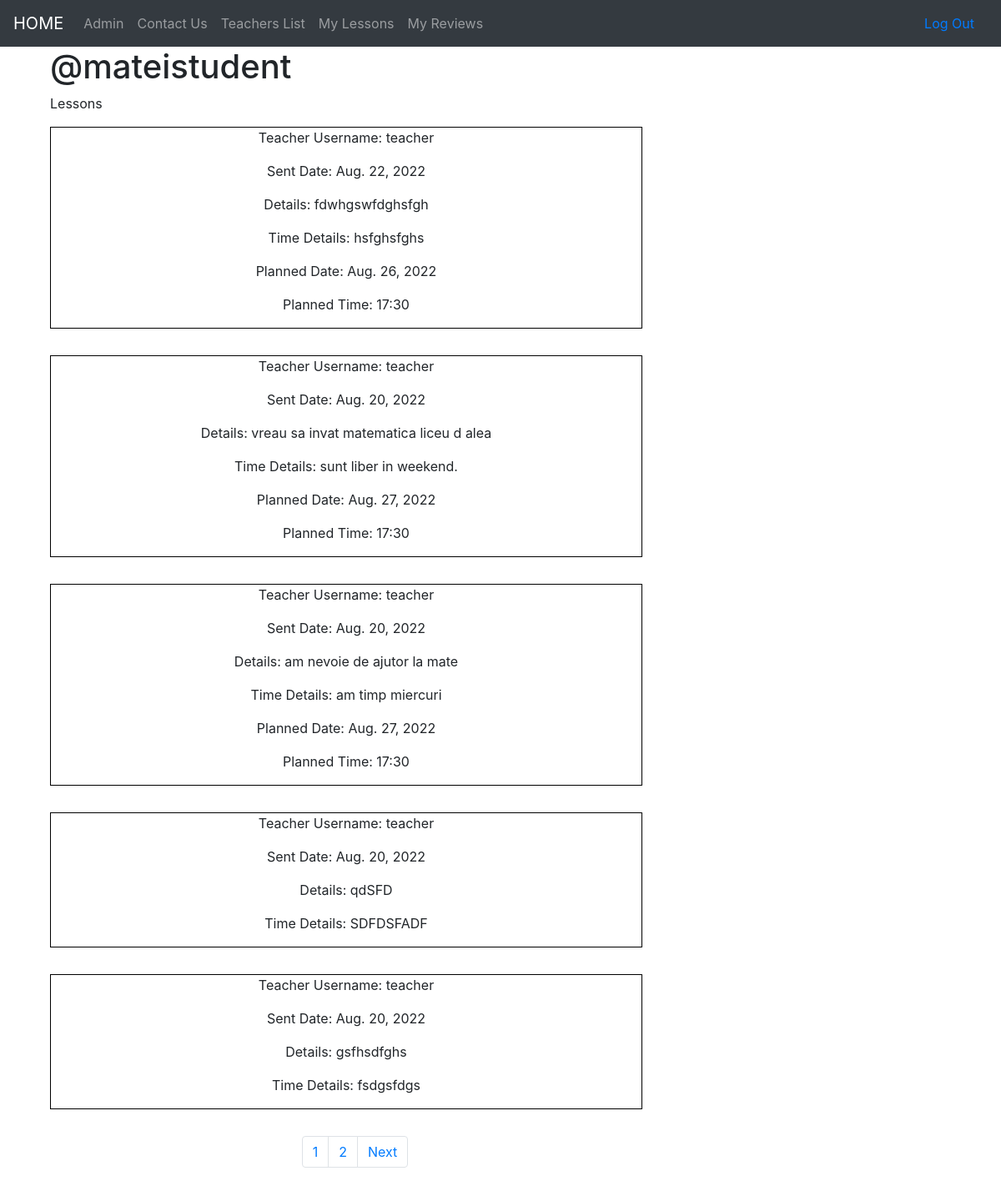
/lessons/s/8/ (signed in), run on an earlier commit of the app's database.
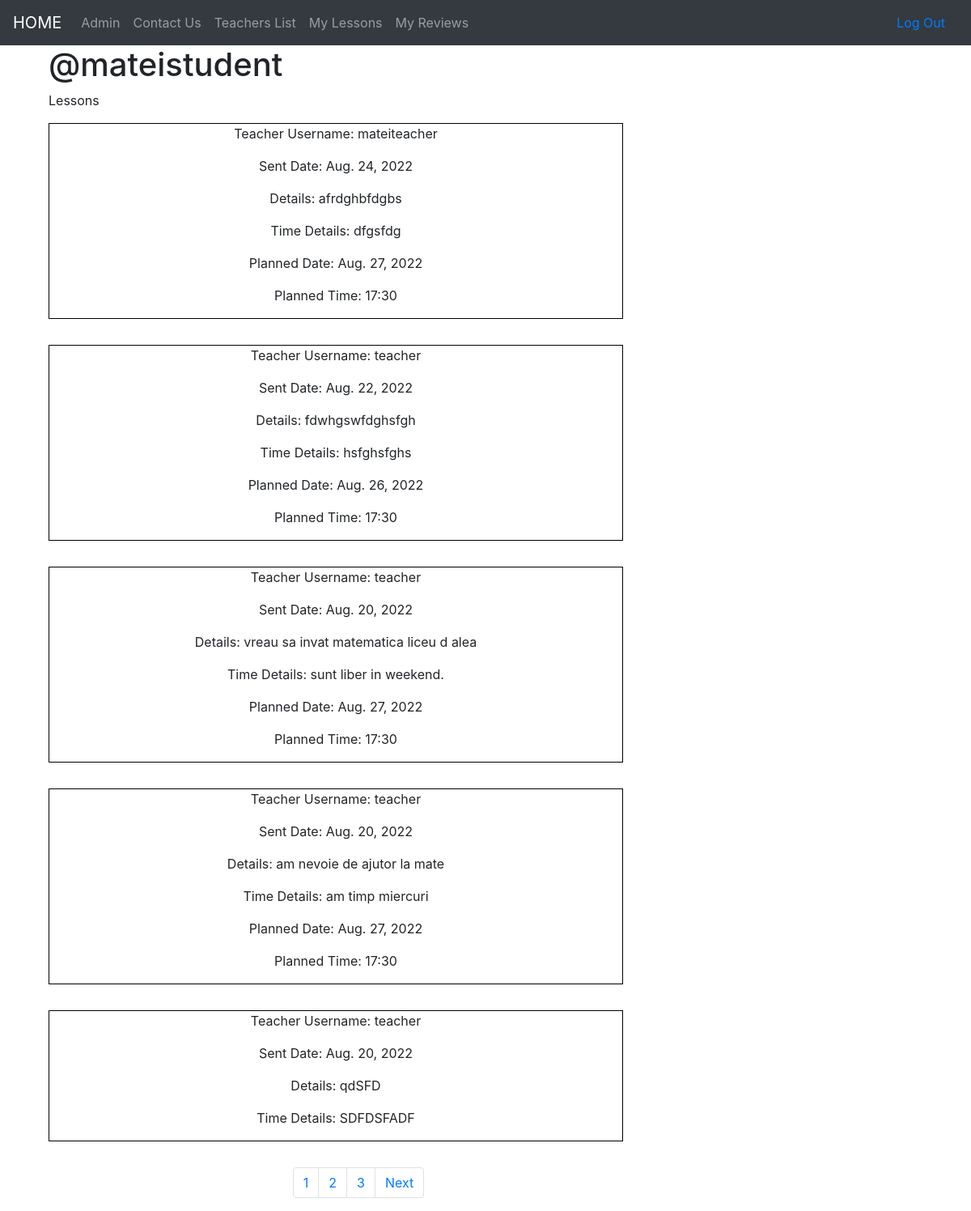
And on a later commit of the database.
### lessons/models.py (models this page shows, shortened)
class Lesson(models.Model):
    user = models.ForeignKey(User, on_delete=models.CASCADE)
    teacher = models.ForeignKey(Teacher, on_delete=models.CASCADE, null=True)
    sent_date = models.DateField(auto_now_add=True)
    accepted = models.BooleanField(default=False)
    planned_date = models.DateField(auto_now_add=False, null=True, blank=True)
    planned_time = models.CharField(max_length=164, null=True, blank=True)
    description = models.TextField()
    time_description = models.TextField(default="Sunt liber oricand.")
    class Meta:
        ordering = ["-sent_date"]

### accounts/models.py (models this page shows, shortened)
class Teacher(models.Model):
    user = models.OneToOneField(User, on_delete=models.CASCADE, primary_key=True)
    subject = models.ForeignKey(Subject, on_delete=models.SET_NULL, null=True)
    price = models.IntegerField(default=100)

class User(AbstractUser):
    phone_number = models.CharField(max_length=10,blank=False, validators=[phone_number_validator], unique=True)
    email = models.EmailField(unique=True)
    is_student = models.BooleanField(default=False)
    is_teacher = models.BooleanField(default=False)

### lessons/views.py (the view)
# urls.py: path('s/<int:pk>/', views.StudentLessons.as_view(), name='student_lessons'),
class StudentLessons(generic.ListView):
    model = Lesson
    template_name = 'lessons/student_lessons_list.html'
    paginate_by = 5
    def get_queryset(self):
        queryset = super(StudentLessons, self).get_queryset()
        queryset = queryset.filter(user=self.request.user)
        return queryset
    def get_context_data(self,**kwargs):
        context = super().get_context_data(**kwargs)
        context['user'] = self.request.user
        return context

### lessons/templates/lessons/student_lessons_list.html
{% extends "base.html" %}
{% block content %}
    <div class="col-md-4">
        <h1>@{{ user.username }}</h1>
        <p>Lessons</p>
    </div>
    <div class="col-md-8">
        {% for lesson in object_list  %}
            {% include "lessons/_student_lesson.html" %}
        {% endfor %}
        {% include "_pagination.html" %}
    </div>
{% endblock %}

### lessons/templates/lessons/_student_lesson.html
<div class="lessons_list_div">
    <p>Teacher Username: {{ lesson.teacher.user.username }}</p>
    <p>Sent Date: {{ lesson.sent_date }}</p>
    <p>Details: {{ lesson.description }}</p>
    <p>Time Details: {{ lesson.time_description }}</p>
    {% if lesson.accepted %}
        <p>Planned Date: {{ lesson.planned_date }}</p>
        <p>Planned Time: {{ lesson.planned_time }}</p>
    {% endif %}
</div>

What changed in the data, as far as the page shows it:
no longer on this page (row unchanged): Lesson: teacher.user.username "teacher", sent_date "Aug. 20, 2022", description "gsfhsdfghs", time_description "fsdgsfdgs"
added Lesson: teacher.user.username "mateiteacher", sent_date "Aug. 24, 2022", description "afrdghbfdgbs", time_description "dfgsfdg", planned_date "Aug. 27, 2022", planned_time "17:30"
Also different on the page:
new list line: "3"
